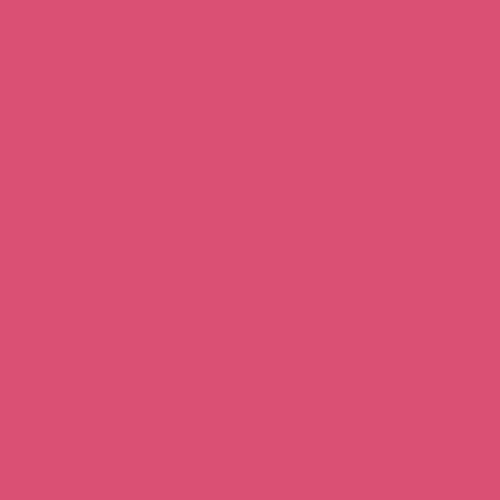
Frame 1 (no input)
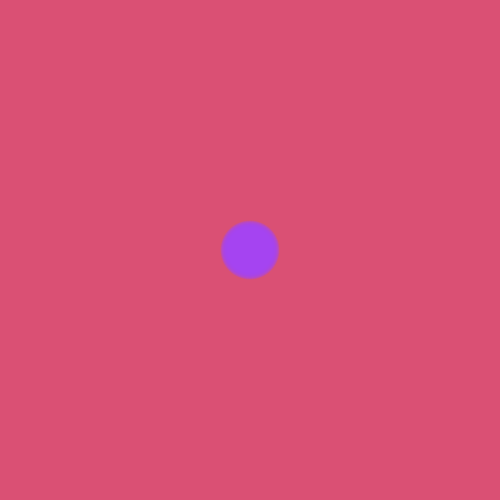
Frame 60 (the mouse pressed at the canvas centre just before this capture)
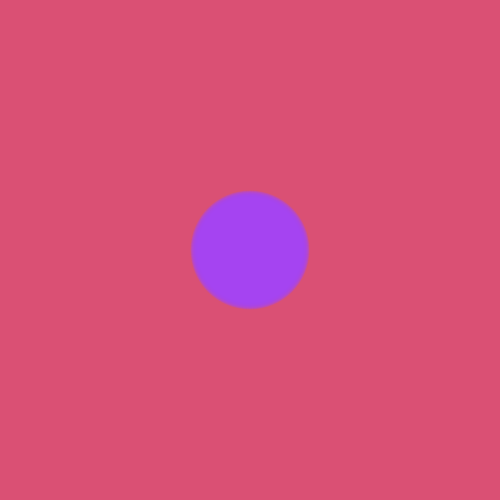
Frame 120 (the mouse held since frame 60 and released just before this capture)

The Processing sketch that drew these frames (run headless with seeded random() and noise(); from frame 60 on, the mouse is pressed at the canvas centre):

// Processing sketch: sketch_1
// ── sketch_1.pde
/*
* Write code (from scratch) that generates a small circle (any color) on a background (any
* color different from the circle) that grows overtime. After a few seconds, the circle should
* engulf the whole canvas.
*/

// Author: Ken Wang <kaymw@member.fsf.org>

int circleRadius;
color circle,bg;

void setup(){
  size(500,500); // Set size to 500x500
  noStroke(); // Cancel stroke
  
  circle = color(random(0,255),random(0,255),random(0,255),random(1,255));
  bg = color(random(0,255),random(0,255),random(0,255),random(0,255));
  
  while (circle == bg){ // Prevent the circle to be invisible
    circle = color(random(0,255),random(0,255),random(0,255),random(1,255));
  }
  background(bg);
  circleRadius = 0; // Initialize raidus variable
  fill(circle); // Set circle color
}

void draw(){
  ellipse(250,250,circleRadius,circleRadius); // Draw the circle
  circleRadius++; // Increase radius
}
